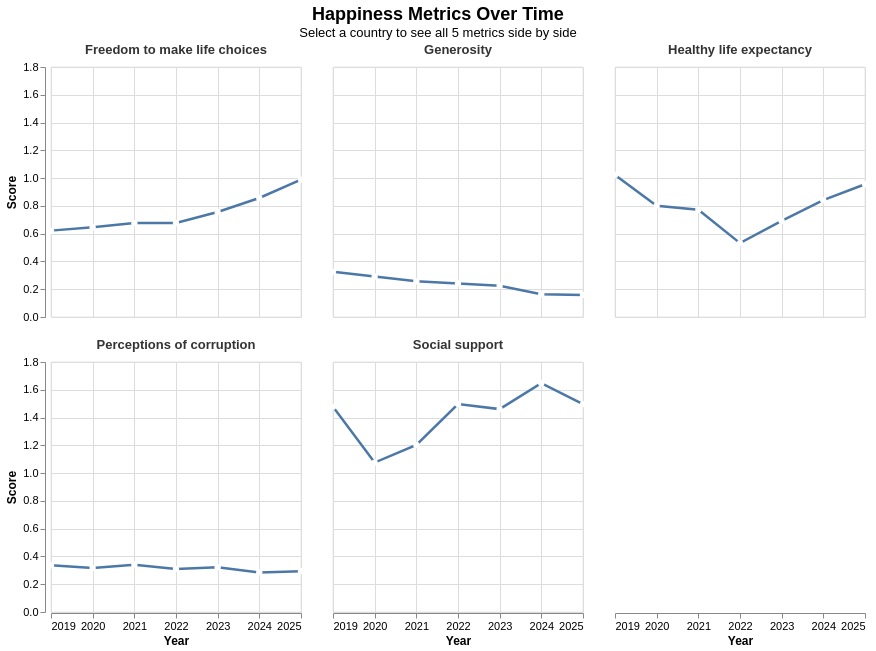

Notebook cell for this chart:
### Code cell
alt.data_transformers.disable_max_rows()

selected_countries = [
    'Australia', 'Austria', 'Brazil', 'Canada',
    'China', 'France', 'Germany',
    'Greece', 'Italy', 'Japan', 'South Korea',
    'Mexico', 'Norway', 'Russia', 'Spain',
    'United Kingdom', 'United States'
]
# Create dropdown binding
country_dropdown = alt.binding_select(
    options=selected_countries,
    name='Select Country: '
)

# Create selection
country_selection = alt.selection_point(
    fields=['Country name'],
    bind=country_dropdown,
    value=[{'Country name': selected_countries[0]}]
)

#5 metrics
metrics = [
    'Explained by: Social support',
    'Explained by: Healthy life expectancy',
    'Explained by: Freedom to make life choices',
    'Explained by: Generosity',
    'Explained by: Perceptions of corruption'
]

#reshape data
long_df = pd.melt(
    happiness_df,
    id_vars=['Year', 'Country name'],
    value_vars=metrics,
    var_name='Metric',
    value_name='Score'
)

#names for display
long_df['Metric'] = long_df['Metric'].str.replace('Explained by: ', '')

long_df['Year'] = pd.to_datetime(long_df['Year'], format='%Y')

#faceted chart
chart = alt.Chart(long_df).mark_line(
    point=alt.OverlayMarkDef(
        filled=True,
        fill='white',
        size=40
    ),
    strokeWidth=2.5
).encode(
    x=alt.X('Year:T',
            title='Year',
            axis=alt.Axis(format='%Y', labelAngle=0, grid=True),
            scale=alt.Scale(
                domain=[pd.to_datetime('2019'), pd.to_datetime('2025')]
    )),
    y=alt.Y('Score:Q',
            title='Score',
            scale=alt.Scale(zero=False),
            axis=alt.Axis(grid=True)),
    facet=alt.Facet('Metric:N',
                    columns=3,
                    title='',
                    header=alt.Header(
                        labelFontSize=13,
                        labelFontWeight='bold',
                        labelColor='#333'
                    )),
    tooltip=[
        alt.Tooltip('Year:T', format='%Y', title='Year'),
        alt.Tooltip('Score:Q', format='.3f', title='Score'),
        alt.Tooltip('Metric:N', title='Metric')
    ]
).add_params(
    country_selection
).transform_filter(
    country_selection
).properties(
    title=alt.TitleParams(
        text='Happiness Metrics Over Time',
        subtitle='Select a country to see all 5 metrics side by side',
        fontSize=18,
        subtitleFontSize=13,
        anchor='middle'
    ),
    width=250,
    height=250,
    background='white'
).configure_view(
    stroke='lightgray',
    strokeWidth=0.5
).configure_axis(
    labelFontSize=11,
    titleFontSize=12
)

chart.show()

### Figure 1 — Vega-Lite specification as saved in the notebook (floating-point values rounded to 4 significant figures; data arrays with more than 128 entries replaced by an {"elided": "..."} marker saying what was removed)
{"config": {"view": {"continuousWidth": 300, "continuousHeight": 300, "stroke": "lightgray", "strokeWidth": 0.5}, "axis": {"labelFontSize": 11, "titleFontSize": 12}}, "data": {"name": "data-878341fdbe94d26e2c86c43cecdc4d4c"}, "mark": {"type": "line", "point": {"fill": "white", "filled": true, "size": 40}, "strokeWidth": 2.5}, "background": "white", "encoding": {"facet": {"columns": 3, "field": "Metric", "header": {"labelColor": "#333", "labelFontSize": 13, "labelFontWeight": "bold"}, "title": "", "type": "nominal"}, "tooltip": [{"field": "Year", "format": "%Y", "title": "Year", "type": "temporal"}, {"field": "Score", "format": ".3f", "title": "Score", "type": "quantitative"}, {"field": "Metric", "title": "Metric", "type": "nominal"}], "x": {"axis": {"format": "%Y", "grid": true, "labelAngle": 0}, "field": "Year", "scale": {"domain": ["2019-01-01T00:00:00", "2025-01-01T00:00:00"]}, "title": "Year", "type": "temporal"}, "y": {"axis": {"grid": true}, "field": "Score", "scale": {"zero": false}, "title": "Score", "type": "quantitative"}}, "height": 250, "params": [{"name": "param_1", "select": {"type": "point", "fields": ["Country name"]}, "bind": {"input": "select", "options": ["Australia", "Austria", "Brazil", "Canada", "China", "France", "Germany", "Greece", "Italy", "Japan", "South Korea", "Mexico", "Norway", "Russia", "Spain", "United Kingdom", "United States"], "name": "Select Country: "}, "value": [{"Country name": "Australia"}]}], "title": {"text": "Happiness Metrics Over Time", "anchor": "middle", "fontSize": 18, "subtitle": "Select a country to see all 5 metrics side by side", "subtitleFontSize": 13}, "transform": [{"filter": {"param": "param_1"}}], "width": 250, "$schema": "https://vega.github.io/schema/vega-lite/v5.20.1.json", "datasets": {"data-878341fdbe94d26e2c86c43cecdc4d4c": {"elided": "10580 records"}}}
